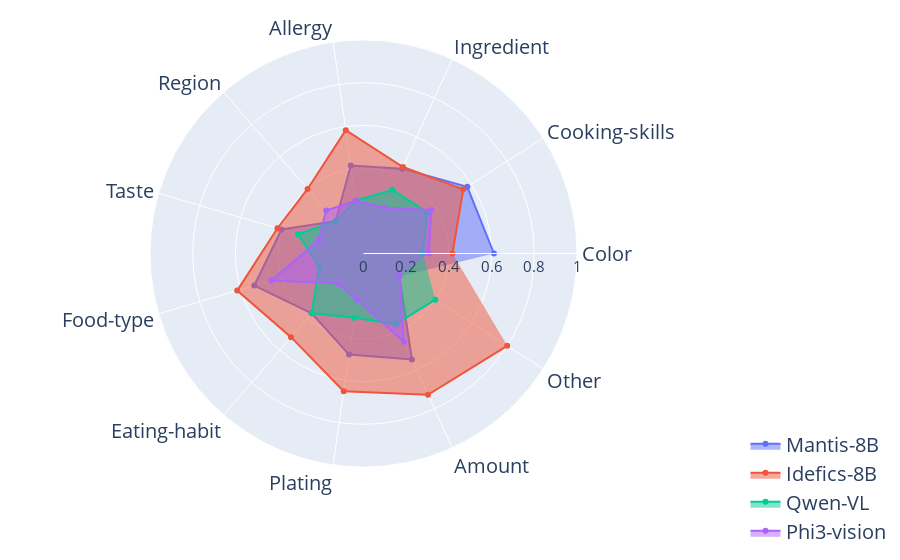

The notebook cell this image was saved under:
### Markdown cell above
### radar chart for mivqa

### Code cell
categories = ['Color', 'Cooking-skills', 'Ingredient', 'Allergy', 'Region', 'Taste', 'Food-type', 'Eating-habit', 'Plating', 'Amount', 'Other']
models = {
    'Mantis-8B': [0.6111111111, 0.5777777778, 0.4369747899, 0.4166666667, 0.2, 0.4, 0.5333333333, 0.3703703704, 0.4782608696, 0.5454545455, 0.2],
    'Idefics-8B': [0.4166666667, 0.5555555556, 0.4453781513, 0.5833333333, 0.4, 0.42, 0.6166666667, 0.5185185185, 0.652173913, 0.7272727273, 0.8],
    'Qwen-VL': [0.2777777778, 0.3555555556, 0.3277310924, 0.25, 0.2, 0.32, 0.2166666667, 0.3703703704, 0.3043478261, 0.3636363636, 0.4],
    'Phi3-vision': [0.3055555556, 0.3777777778, 0.2352941176, 0.25, 0.2666666667, 0.22, 0.45, 0.1851851852, 0.2173913043, 0.4545454545, 0.2]
}


fig = go.Figure()

# Add traces for each model
for model_name, model_scores in models.items():
    fig.add_trace(go.Scatterpolar(
        r=model_scores,
        theta=categories,
        fill='toself',
        name=model_name
    ))

# Update layout of the radar chart
fig.update_layout(
    polar=dict(
        radialaxis=dict(
            visible=True,
            range=[0, 1],
            tickfont=dict(size=15)  # Increase the font size for radial axis
        ),
        angularaxis=dict(
            tickfont=dict(size=20)  # Increase the font size for angular axis
        )
    ),
    showlegend=True,
    legend=dict(
        font=dict(size=20),  # Increase the font size for legend
        x=1.5,  # Set x position of legend
        y=0.1,  # Move the legend up
        xanchor='right',  # Center the legend horizontally
        yanchor='top'),  # Anchor the legend from the top
    # legend=dict(font=dict(size=20)),  # Increase the font size for legend
    # title=dict(text="Comparison of Different Models", font=dict(size=20)),  # Increase the font size for title
    margin=dict(l=100, r=10, t=40, b=40)  # Adjust margins to apply tight layout
)

# Show the radar chart
pio.write_image(fig, '/Users/wli/projects/foodie-dataset/data/figs/radar_chart_mivqa.pdf')

# Show the radar chart
fig.show()

### Figure 1 — Plotly figure (JSON) as saved in the notebook; plotly's stock layout.template omitted (floating-point values rounded to 4 significant figures)
{"data": [{"fill": "toself", "name": "Mantis-8B", "r": [0.6111, 0.5778, 0.437, 0.4167, 0.2, 0.4, 0.5333, 0.3704, 0.4783, 0.5455, 0.2], "theta": ["Color", "Cooking-skills", "Ingredient", "Allergy", "Region", "Taste", "Food-type", "Eating-habit", "Plating", "Amount", "Other"], "type": "scatterpolar"}, {"fill": "toself", "name": "Idefics-8B", "r": [0.4167, 0.5556, 0.4454, 0.5833, 0.4, 0.42, 0.6167, 0.5185, 0.6522, 0.7273, 0.8], "theta": ["Color", "Cooking-skills", "Ingredient", "Allergy", "Region", "Taste", "Food-type", "Eating-habit", "Plating", "Amount", "Other"], "type": "scatterpolar"}, {"fill": "toself", "name": "Qwen-VL", "r": [0.2778, 0.3556, 0.3277, 0.25, 0.2, 0.32, 0.2167, 0.3704, 0.3043, 0.3636, 0.4], "theta": ["Color", "Cooking-skills", "Ingredient", "Allergy", "Region", "Taste", "Food-type", "Eating-habit", "Plating", "Amount", "Other"], "type": "scatterpolar"}, {"fill": "toself", "name": "Phi3-vision", "r": [0.3056, 0.3778, 0.2353, 0.25, 0.2667, 0.22, 0.45, 0.1852, 0.2174, 0.4545, 0.2], "theta": ["Color", "Cooking-skills", "Ingredient", "Allergy", "Region", "Taste", "Food-type", "Eating-habit", "Plating", "Amount", "Other"], "type": "scatterpolar"}], "layout": {"legend": {"font": {"size": 20}, "x": 1.5, "xanchor": "right", "y": 0.1, "yanchor": "top"}, "margin": {"b": 40, "l": 100, "r": 10, "t": 40}, "polar": {"angularaxis": {"tickfont": {"size": 20}}, "radialaxis": {"range": [0, 1], "tickfont": {"size": 15}, "visible": true}}, "showlegend": true}}
